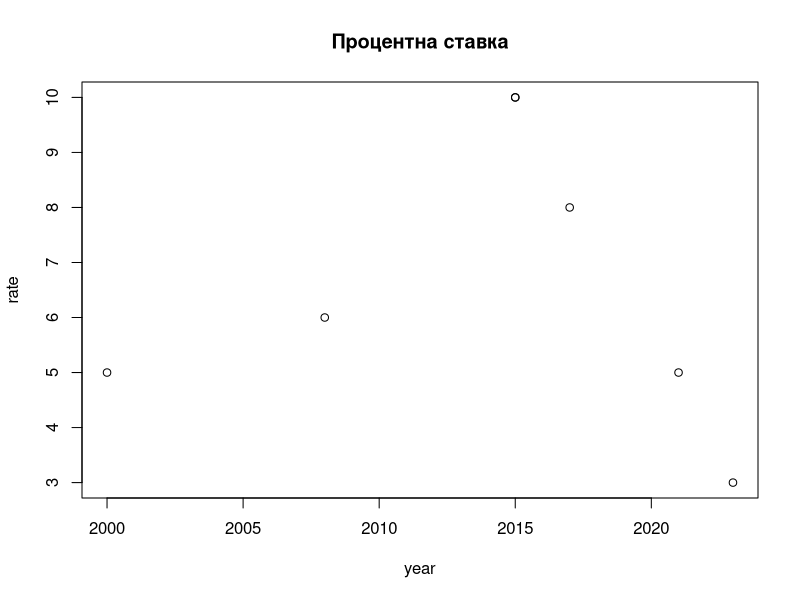

Source code (R):
x.vector=9:19
y.vector=7:17
cor(x.vector,y.vector)

z.vector=-3*x.vector+8
cor(x.vector,z.vector)

n=7
year=sample(2000:2024,n,replace=T)
rate=sample(1:10,n,replace=T)
plot(year,rate,main='Процентна ставка')

cor(year,rate)
